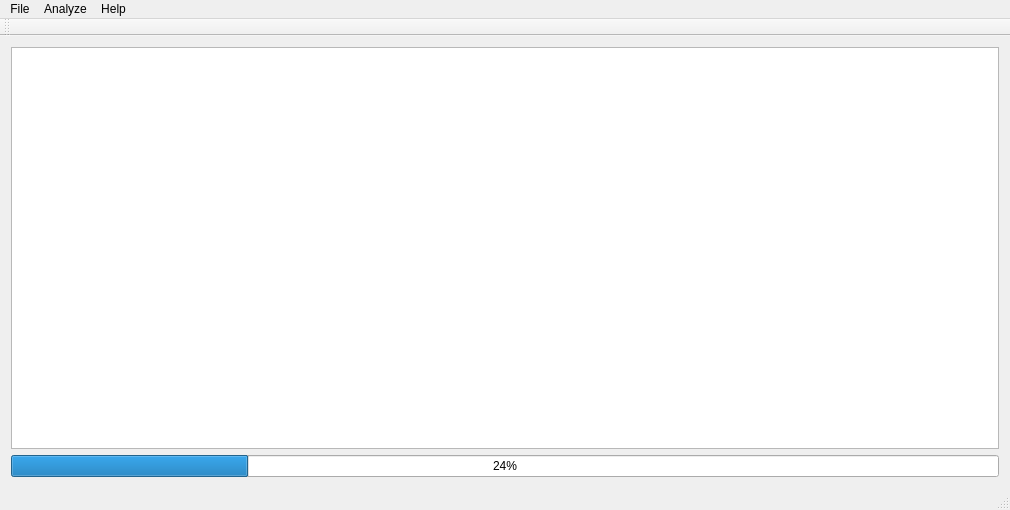
<?xml version="1.0" encoding="UTF-8"?>
<ui version="4.0">
 <class>MainWindow</class>
 <widget class="QMainWindow" name="MainWindow">
  <property name="geometry">
   <rect>
    <x>0</x>
    <y>0</y>
    <width>1010</width>
    <height>510</height>
   </rect>
  </property>
  <property name="windowTitle">
   <string>MainWindow</string>
  </property>
  <widget class="QWidget" name="centralWidget">
   <layout class="QVBoxLayout" name="verticalLayout">
    <item>
     <widget class="QGraphicsView" name="graphicsView">
      <property name="alignment">
       <set>Qt::AlignBottom|Qt::AlignLeading|Qt::AlignLeft</set>
      </property>
     </widget>
    </item>
    <item>
     <widget class="QProgressBar" name="pbAnalyze">
      <property name="value">
       <number>24</number>
      </property>
     </widget>
    </item>
   </layout>
  </widget>
  <widget class="QMenuBar" name="menuBar">
   <property name="geometry">
    <rect>
     <x>0</x>
     <y>0</y>
     <width>1010</width>
     <height>21</height>
    </rect>
   </property>
   <widget class="QMenu" name="menuFile">
    <property name="statusTip">
     <string/>
    </property>
    <property name="title">
     <string>File</string>
    </property>
    <addaction name="actionOpen"/>
    <addaction name="separator"/>
    <addaction name="actionQuit"/>
   </widget>
   <widget class="QMenu" name="menuAbout">
    <property name="title">
     <string>Help</string>
    </property>
    <addaction name="actionAbout"/>
   </widget>
   <widget class="QMenu" name="menuOperations">
    <property name="title">
     <string>Analyze</string>
    </property>
    <addaction name="actionDump_to_Matlab_format"/>
    <addaction name="actionStart"/>
    <addaction name="actionStart_2"/>
    <addaction name="actionStop"/>
    <addaction name="actionClear"/>
   </widget>
   <addaction name="menuFile"/>
   <addaction name="menuOperations"/>
   <addaction name="menuAbout"/>
  </widget>
  <widget class="QToolBar" name="mainToolBar">
   <attribute name="toolBarArea">
    <enum>TopToolBarArea</enum>
   </attribute>
   <attribute name="toolBarBreak">
    <bool>false</bool>
   </attribute>
  </widget>
  <widget class="QStatusBar" name="statusBar"/>
  <action name="actionOpen">
   <property name="text">
    <string>Open...</string>
   </property>
  </action>
  <action name="actionQuit">
   <property name="text">
    <string>Quit</string>
   </property>
  </action>
  <action name="actionAbout">
   <property name="text">
    <string>About</string>
   </property>
  </action>
  <action name="actionStart">
   <property name="text">
    <string>Next step</string>
   </property>
   <property name="shortcut">
    <string>Alt+S</string>
   </property>
  </action>
  <action name="actionStop">
   <property name="text">
    <string>Stop</string>
   </property>
  </action>
  <action name="actionClear">
   <property name="text">
    <string>Clear</string>
   </property>
   <property name="shortcut">
    <string>Alt+C</string>
   </property>
  </action>
  <action name="actionStart_2">
   <property name="text">
    <string>Start</string>
   </property>
  </action>
  <action name="actionDump_to_Matlab_format">
   <property name="text">
    <string>Dump to Matlab format</string>
   </property>
  </action>
 </widget>
 <layoutdefault spacing="6" margin="11"/>
 <resources/>
 <connections/>
</ui>
